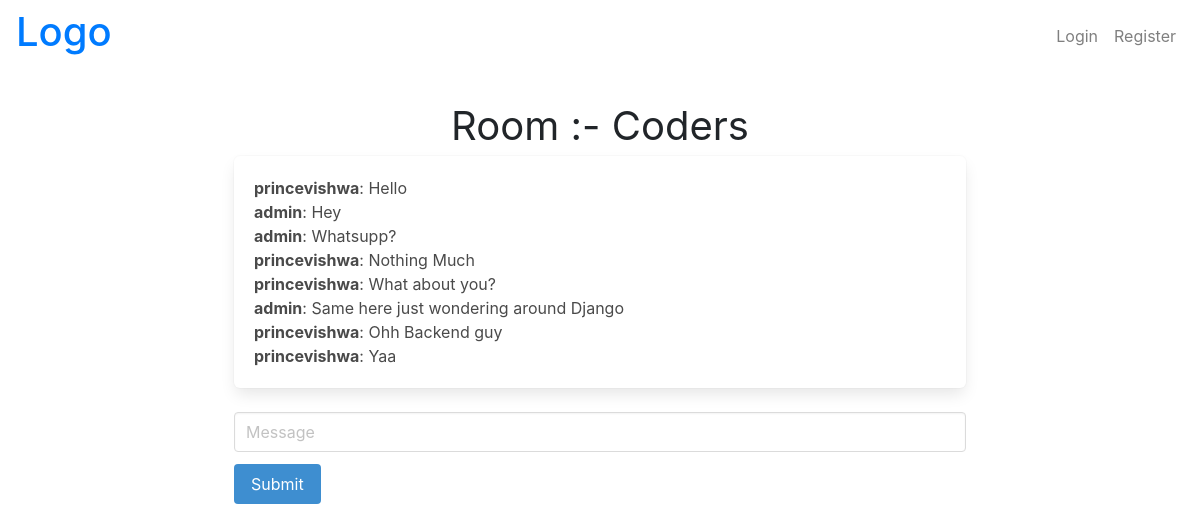
The app's page /Coders/, older data.
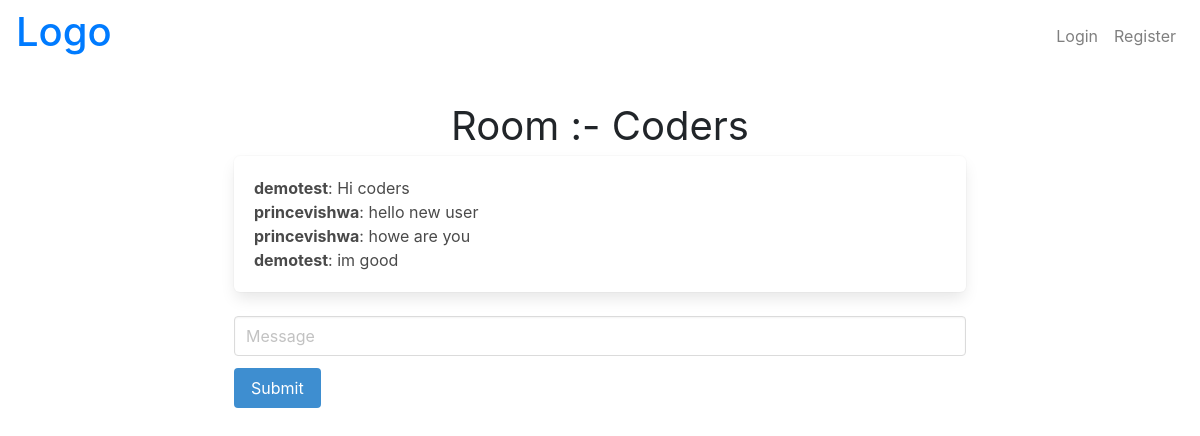
The same page, newer data.
### chat/models.py (models this page shows)
class Message(models.Model):
    username = models.CharField(max_length=255)
    room = models.CharField(max_length=255)
    content = models.TextField()
    date_added = models.DateTimeField(auto_now_add=True)
    class Meta:
        ordering = ('date_added',)

### chat/views.py (the view)
# urls.py: path('<str:room_name>/', room, name='room'),
def room(request, room_name, *args, **kwargs):
    roomname = ""
    room_names = Room.objects.all()
    if room_name.isdigit():
        for name in room_names:
            if name.id == int(room_name):
                roomname = name.name
    else:
        roomname = room_name
        if not Room.objects.filter(name=roomname).exists():
            room = Room(name=roomname)
            room.save()
    messages = Message.objects.filter(room=roomname)
    return render(request, "chat/room.html", {'room_name': roomname, 'username': request.user.username, 'messages': messages})

### chat/templates/chat/room.html (shortened to what this page needs)
{% extends 'base.html' %}
{% load static %}
{% block content %}
    <div class="container">
        <div style="text-align: center; font-size: 40px;">
            Room :- {{room_name}}
        </div>
        <div class="columns is-multiline">
            <div class="column is-8 is-offset-2">
                <div class="box">
                    <div id="chat-messages" style="max-height: 300px; overflow-y: scroll;">{% for m in messages %}<b>{{ m.username }}</b>: {{ m.content }}<br>{% endfor %}</div>
                </div>
                <div class="field">
                    <div class="control">
                        <input class="input" type="text" placeholder="Message" id="chat-message-input">
                    </div>
                </div>
                <div class="field">
                    <div class="control">
                        <a class="button is-info" id="chat-message-submit">Submit</a>
                    </div>
                </div>
            </div>
        </div>
    </div>
{% endblock content %}

Row changes from the older to the newer data that the page shows:
removed Message: username "princevishwa", content "Hello"
removed Message: username "admin", content "Hey"
removed Message: username "admin", content "Whatsupp?"
removed Message: username "princevishwa", content "Nothing Much"
removed Message: username "princevishwa", content "What about you?"
removed Message: username "admin", content "Same here just wondering around Django"
removed Message: username "princevishwa", content "Ohh Backend guy"
removed Message: username "princevishwa", content "Yaa"
now on this page (row edited): Message: username "demotest", content "Hi coders"
now on this page (row edited): Message: username "princevishwa", content "hello new user"
now on this page (row edited): Message: username "princevishwa", content "howe are you"
now on this page (row edited): Message: username "demotest", content "im good"
